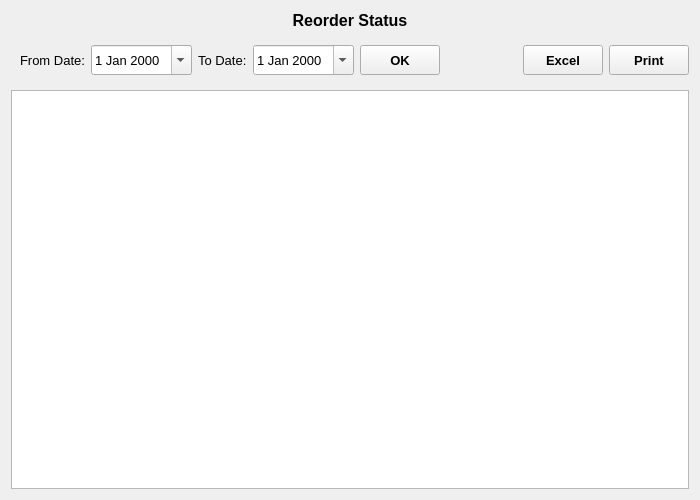
<?xml version="1.0" encoding="UTF-8"?>
<ui version="4.0">
 <class>ReorderStatus</class>
 <widget class="QWidget" name="ReorderStatus">
  <property name="geometry">
   <rect>
    <x>0</x>
    <y>0</y>
    <width>700</width>
    <height>500</height>
   </rect>
  </property>
  <property name="font">
   <font>
    <family>Microsoft YaHei UI</family>
    <pointsize>10</pointsize>
   </font>
  </property>
  <property name="windowTitle">
   <string>Form</string>
  </property>
  <layout class="QVBoxLayout" name="verticalLayout">
   <item>
    <widget class="QLabel" name="label">
     <property name="font">
      <font>
       <pointsize>12</pointsize>
       <weight>75</weight>
       <bold>true</bold>
      </font>
     </property>
     <property name="text">
      <string>Reorder Status</string>
     </property>
     <property name="alignment">
      <set>Qt::AlignCenter</set>
     </property>
    </widget>
   </item>
   <item>
    <layout class="QHBoxLayout" name="horizontalLayout" stretch="0,0,0,0">
     <item>
      <widget class="QWidget" name="DateWidget" native="true">
       <property name="minimumSize">
        <size>
         <width>50</width>
         <height>0</height>
        </size>
       </property>
       <layout class="QHBoxLayout" name="horizontalLayout_2">
        <item>
         <widget class="QLabel" name="fromDateLabel">
          <property name="text">
           <string>From Date:</string>
          </property>
         </widget>
        </item>
        <item>
         <widget class="QDateEdit" name="fromDateDateEdit">
          <property name="minimumSize">
           <size>
            <width>0</width>
            <height>30</height>
           </size>
          </property>
          <property name="calendarPopup">
           <bool>true</bool>
          </property>
         </widget>
        </item>
        <item>
         <widget class="QLabel" name="toDateLabel">
          <property name="text">
           <string>To Date:</string>
          </property>
         </widget>
        </item>
        <item>
         <widget class="QDateEdit" name="toDateDateEdit">
          <property name="minimumSize">
           <size>
            <width>0</width>
            <height>30</height>
           </size>
          </property>
          <property name="calendarPopup">
           <bool>true</bool>
          </property>
         </widget>
        </item>
        <item>
         <widget class="QToolButton" name="OKButton">
          <property name="minimumSize">
           <size>
            <width>80</width>
            <height>30</height>
           </size>
          </property>
          <property name="font">
           <font>
            <weight>75</weight>
            <bold>true</bold>
           </font>
          </property>
          <property name="text">
           <string>OK</string>
          </property>
         </widget>
        </item>
       </layout>
      </widget>
     </item>
     <item>
      <spacer name="horizontalSpacer">
       <property name="orientation">
        <enum>Qt::Horizontal</enum>
       </property>
       <property name="sizeHint" stdset="0">
        <size>
         <width>40</width>
         <height>20</height>
        </size>
       </property>
      </spacer>
     </item>
     <item>
      <widget class="QToolButton" name="excelButton">
       <property name="minimumSize">
        <size>
         <width>80</width>
         <height>30</height>
        </size>
       </property>
       <property name="font">
        <font>
         <weight>75</weight>
         <bold>true</bold>
        </font>
       </property>
       <property name="text">
        <string>Excel</string>
       </property>
      </widget>
     </item>
     <item>
      <widget class="QToolButton" name="printButton">
       <property name="minimumSize">
        <size>
         <width>80</width>
         <height>30</height>
        </size>
       </property>
       <property name="font">
        <font>
         <weight>75</weight>
         <bold>true</bold>
        </font>
       </property>
       <property name="text">
        <string>Print</string>
       </property>
      </widget>
     </item>
    </layout>
   </item>
   <item>
    <widget class="QTableView" name="tableView">
     <property name="font">
      <font>
       <pointsize>12</pointsize>
      </font>
     </property>
     <property name="alternatingRowColors">
      <bool>true</bool>
     </property>
    </widget>
   </item>
  </layout>
 </widget>
 <resources/>
 <connections/>
</ui>
